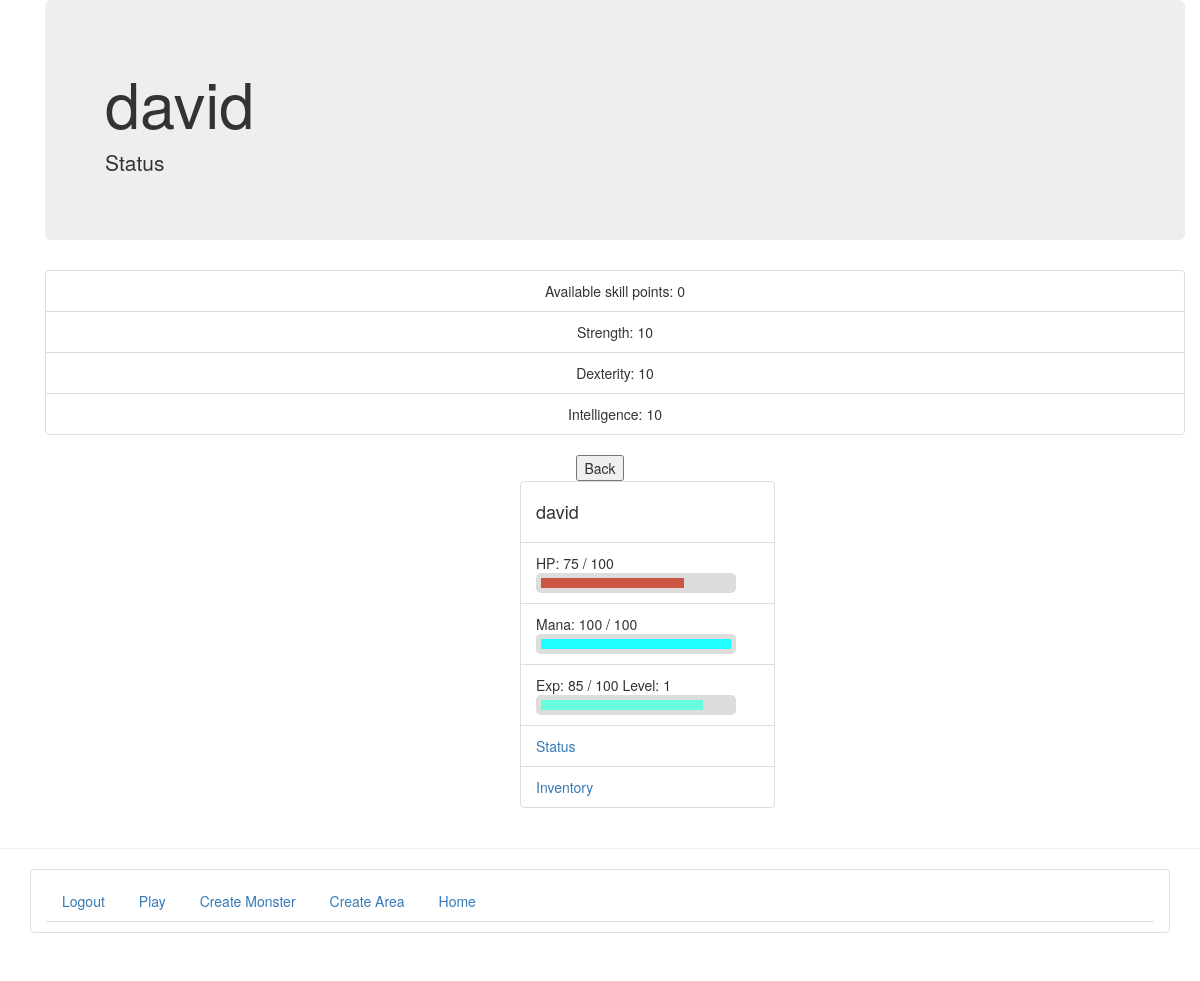
Page /rpg/status/ (signed in) on the earlier database version.
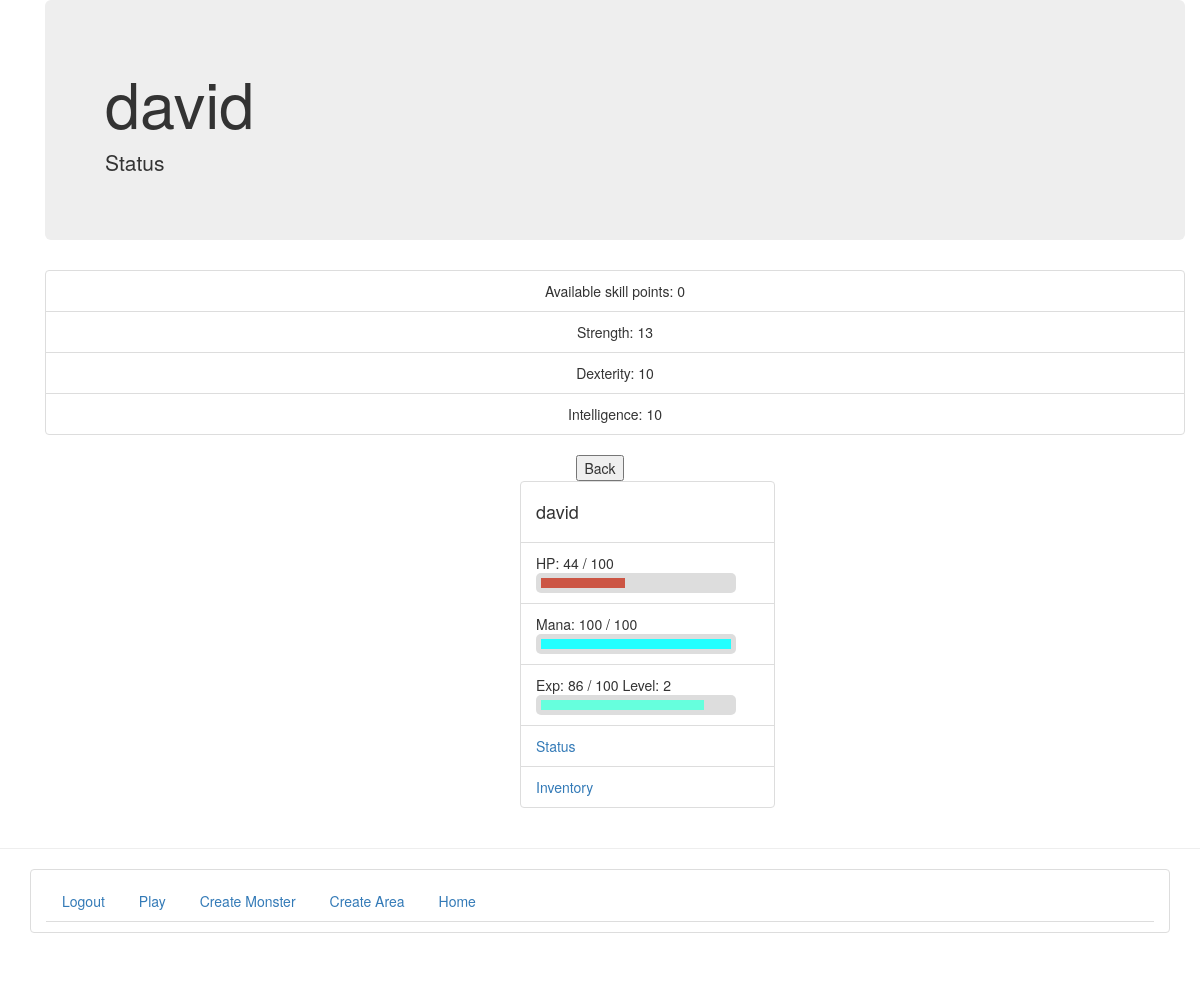
Same page on the later database version.
### rpg/models.py (models this page shows)
class UserProfile(models.Model):
    user = models.OneToOneField(User)
    picture = models.ImageField(upload_to='profile_images', blank=True)
    level = models.IntegerField(default=1, blank=False)
    weapon = models.ForeignKey(Weapon, related_name="wielder+", null=True)
    armor  = models.ForeignKey(Armor, related_name="wearer+", null=True)
    maxHP = models.IntegerField(default=100, blank=False)
    currentHP = models.IntegerField(default=100, blank=False)
    maxMana = models.IntegerField(default=100, blank=False)
    currentMana = models.IntegerField(default=100, blank=False)
    strength = models.IntegerField(default=10, blank=False)
    skillpoints = models.IntegerField(default=0, blank=False)
    dexterity = models.IntegerField(default=10, blank=False)
    intelligence = models.IntegerField(default=10, blank=False)
    experience = models.IntegerField(default=0, blank=False)
    coordX = models.IntegerField(default=0, blank=False)
    coordY = models.IntegerField(default=0, blank=False)
    inBattle = models.BooleanField(default=False, blank=False)
    battle = models.ForeignKey(Battle, blank=True, null=True)
    inventory = models.ManyToManyField(Item, blank=True, null=True)
    areaID = models.ForeignKey(Area, blank=True, null=True)
    def __unicode__(self):
        return self.user.username

### rpg/views.py (the view, shortened to what this page needs)
def status(request):
    u = request.user.userprofile
    if u.skillpoints > 0:
        leveled = True
    else: leveled = False
    hp = u.currentHP*100 / u.maxHP
    mana = u.currentMana*100 / u.maxMana
    exp = u.experience
    contextDict = { 'char' : u, 'leveled' : leveled, 'hp' : hp, 'exp' : exp, 'mana' : mana }
    return render(request, 'rpg/status.html', contextDict)

### templates/rpg/status.html (shortened to what this page needs)
{% extends 'rpg/gamebase.html' %}
{% block body_block %}
 {% if user.is_authenticated %}
<div class="container">
  <div class="jumbotron">
    <h1>{{ char }}</h1>
    <p>Status</p>
  </div>
</div>
<div class="container">
<form action="" method="post" align="center">
<ul class="list-group">
<li class="list-group-item">Available skill points: {{ char.skillpoints }} </li>
<li class="list-group-item">Strength: {{ char.strength }}
</li>
<li class="list-group-item">Dexterity: {{ char.dexterity }}
 </li>
<li class="list-group-item">Intelligence: {{ char.intelligence }}
 </li>
</ul>
</form>
</div>
<form action="{% url 'game' %}" method="post" align="center">
<input type="submit" name="back" value="Back" />
</form>
{% else %}
	<div class = "container">
	<h1> Please log in to play randaquest </h1>
	</div>
{% endif %}
{% endblock %}

### templates/rpg/gamebase.html (shortened to what this page needs)
<!DOCTYPE html>
{% load staticfiles %}
<html>
    <head>
    		<link rel="stylesheet" href="http://maxcdn.bootstrapcdn.com/bootstrap/3.2.0/css/bootstrap.min.css" type="text/css"/>
    </head>
    <body>
        <div class="container">
            {% block body_block %}{% endblock %}
        </div>
<div class="container">
<div class="col-md-3 col-md-offset-5">
<ul class="list-group">
  <li class="list-group-item"><h4>{{ char }}</h4></li>
  <li class="list-group-item">HP: {{ char.currentHP }} / {{ char.maxHP }}<div class="bar" data-total={{ char.maxHP }} data-value={{ char.currentHP }}>
<div class="health-bar">
 </div></li>
  <li class="list-group-item">Mana: {{ char.currentMana }} / {{ char.maxMana }}<div class="bar" data-total={{ char.maxMana }} data-value={{ char.currentMana }}>
<div class="mana-bar">
</div></li>
  <li class="list-group-item">Exp: {{ char.experience }} / 100  Level: {{ char.level }}<div class="bar" data-total={{ char.experience }} data-value="100">
<div class="exp-bar">
  </div></li>
<li class="list-group-item"><a href="{% url 'status' %}">Status</a></li>
<li class="list-group-item"><a href="{% url 'inventory' %}">Inventory</a></li>
</div>
</div>
        <hr />
        <div class="container">
<ul class="list-group">
<li class="list-group-item">
        <ul class="nav nav-tabs" role="tablist">
    {% if user.is_authenticated %}
        <li><a href="{% url 'logout' %}">Logout</a></li>
	<li><a href="{% url 'game' %}">Play</a></li>
	<li><a href="{% url 'create_monster' %}">Create Monster</a></li>
        <li><a href="{% url 'create_area' %}">Create Area</a></li>
    {% else %}
        <li><a href="{% url 'register' %}">Register Here</a></li>
        <li><a href="{% url 'login' %}">Login</a></li>
    {% endif %}
    <li><a href="{% url 'index' %}">Home</a></li>
	</ul>
</li>
</ul>
	</div>
    </body>
</html>

Differences in the rows shown:
changed UserProfile "david": strength "10" → "13"; currentHP "75" → "44"; experience "85" → "86"; level "1" → "2"
